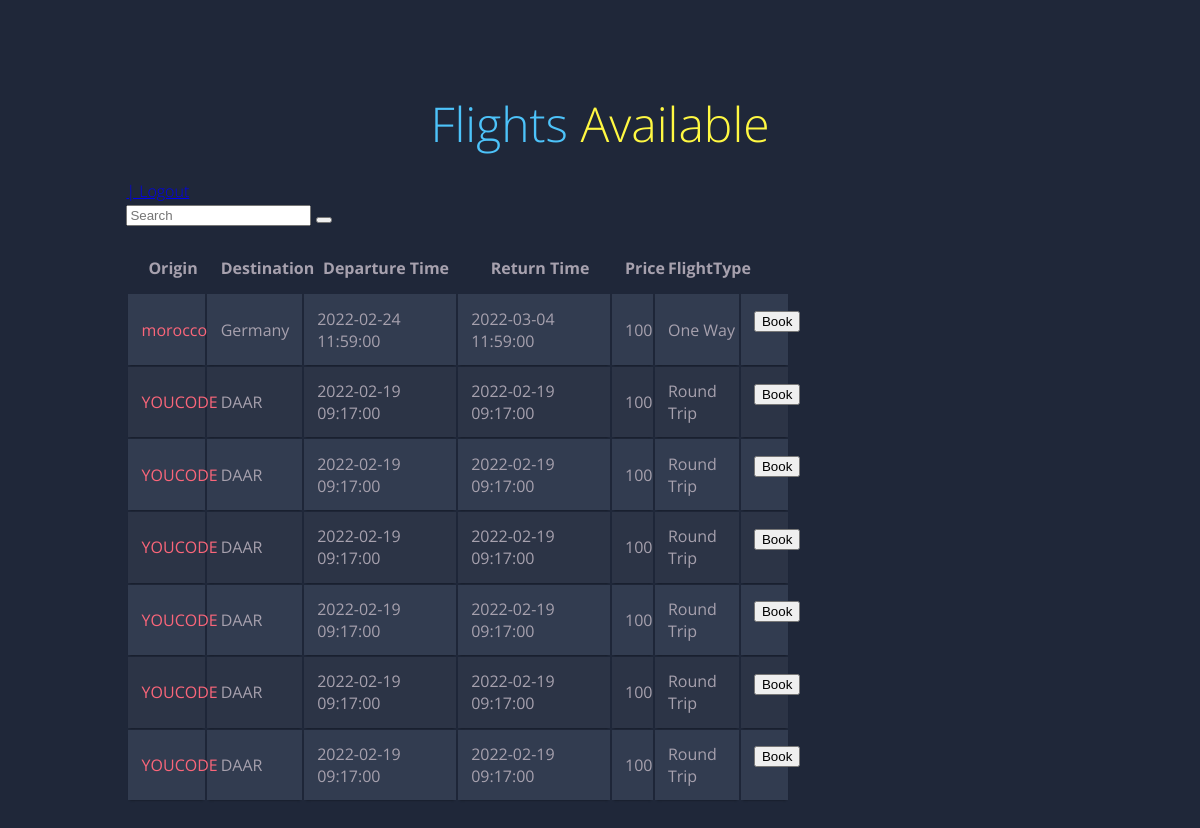
Screenshot of /app/Views/reserve with the database file from the repository.
### tables this page shows
CREATE TABLE IF NOT EXISTS `flight` (
  `id` int(255) NOT NULL AUTO_INCREMENT,
  `origin` varchar(255) NOT NULL,
  `destination` varchar(255) NOT NULL,
  `dep_time` datetime NOT NULL,
  `return_time` datetime DEFAULT NULL,
  `price` int(255) NOT NULL,
  `nbrSeats` int(255) NOT NULL,
  `nbrSeatsReserved` int(255) NOT NULL DEFAULT '0',
  `flighttype` varchar(25) NOT NULL DEFAULT '1',
  PRIMARY KEY (`id`)
);

### app/database/DB.php (called while the page is built)
<?php
class DB
{
	static public function connect()
	{
		$db = new PDO("mysql:host=localhost;dbname=mvc", "root", "");
		$db->exec("set names utf8");
		$db->setAttribute(PDO::ATTR_ERRMODE, PDO::ERRMODE_WARNING);
		return $db;
	}
}

### app/Models/flight.php (called while the page is built, shortened)
<?php
class Flight
{
    static public function getAll()
    {
        $stmt = DB::connect()->prepare('SELECT * FROM flight');
        $stmt->execute();
        return $stmt->fetchAll();
    }
}

### app/Controllers/FlightController.php (called while the page is built, shortened)
<?php
class FlightController
{
    public function getAllFlights()
    {
        $flights = Flight::getAll();
        return $flights;
    }
}

### app/Views/reserve.php (the view, shortened to what this page needs)
<?php
if (isset($_POST['find'])) {
    $data = new FlightController();
    $flights = $data->findFlight();
} else {
    $data = new FlightController();
    $flights = $data->getAllFlights();
}
?>
<head>
    <link rel="stylesheet" href="./views/includes/css/styles.css">
</head>
<h1><span class="blue"></span>Flights<span class="blue"></span> <span class="yellow">Available</span>
</h1>
<div class="container">
    <div class="row mt-4">
        <div class="table-responsive">
            <div class="col-md-14 mx-auto">
                <a href="<?php echo BASE_URL; ?>logout" title="Logout" class="btn btn-outline-primary float-end">
                </a>
                <form method="post" class="float-end mb-2 d-flex flew-row">
                    <input type="text" class="form-control" placeholder="Search" name="search">
                    <button type="submit"><i class="fa fa-search"></i></button>
                </form>
                <table class="table table-dark">
                    <thead>
                        <tr>
                            <th scope="col"><i class="bi bi-geo-alt"></i> Origin</th>
                            <th scope="col"><i class="bi bi-geo-alt"></i> Destination</th>
                            <th scope="col"><i class="bi bi-clock"></i> Departure Time</th>
                            <th scope="col"><i class="bi bi-arrow-return-left"></i> Return Time</th>
                            <th scope="col"><i class="bi bi-currency-dollar"></i>Price</th>
                            <th scope="col"><i class="fa fa-location-arrow"></i> FlightType</th>
                        </tr>
                    </thead>
                    <tbody>
                        <?php foreach ($flights as $flight) : ?>
                            <tr>
                                <td scope="col"><?php echo $flight['origin']; ?>
                                <td><?php echo $flight['destination']; ?></td>
                                <td><?php echo $flight['dep_time']; ?></td>
                                <td><?php echo $flight['return_time']; ?></td>
                                <td><?php echo $flight['price']; ?></td>
                                <td>
                                    <?php echo $flight['flighttype']
                                        ?
                                        '<span class="badge bg-secondary">One Way</span>'
                                        :
                                        '<span class="badge bg-success">Round Trip</span>'; ?></td>
                                <td class="d-flex flex-row">
                                    <form method="post" class="me-2" action="addpassenger">
                                        <button class="btn btn btn-info">Book</button>
                                    </form>
                                </td>
                            </tr>
                        <?php endforeach ?>
                    </tbody>
                </table>
            </div>
        </div>
    </div>
</div>

### app/Views/includes/css/styles.css (style rules this page uses)
h1 { font-size: 3em; font-weight: 300; line-height: 1em; text-align: center; color: #4dc3fa; }
.yellow { color: #fff842; }
.container td { font-weight: normal; font-size: 1em; -webkit-box-shadow: 0 2px 2px -2px #0e1119; -moz-box-shadow: 0 2px 2px -2px #0e1119; box-shadow: 0 2px 2px -2px #0e1119; }
.container { text-align: left; overflow: hidden; width: 80%; margin: 0 auto; display: table; padding: 0 0 8em 0; }
.container td, .container th { padding-bottom: 2%; padding-top: 2%; padding-left: 2%; }
.container tr:nth-child(odd) { background-color: #323c50; }
.container tr:nth-child(even) { background-color: #2c3446; }
.container th { background-color: #1f2739; }
.container td:first-child { color: #fb667a; }

### rows the page displays
flight: origin "morocco", destination "Germany", dep_time "2022-02-24 11:59:00", return_time "2022-03-04 11:59:00", price "100", flighttype "One Way"
flight: origin "YOUCODE", destination "DAAR", dep_time "2022-02-19 09:17:00", return_time "2022-02-19 09:17:00", price "100", flighttype "Round Trip"
flight: origin "YOUCODE", destination "DAAR", dep_time "2022-02-19 09:17:00", return_time "2022-02-19 09:17:00", price "100", flighttype "Round Trip"
flight: origin "YOUCODE", destination "DAAR", dep_time "2022-02-19 09:17:00", return_time "2022-02-19 09:17:00", price "100", flighttype "Round Trip"
flight: origin "YOUCODE", destination "DAAR", dep_time "2022-02-19 09:17:00", return_time "2022-02-19 09:17:00", price "100", flighttype "Round Trip"
flight: origin "YOUCODE", destination "DAAR", dep_time "2022-02-19 09:17:00", return_time "2022-02-19 09:17:00", price "100", flighttype "Round Trip"
flight: origin "YOUCODE", destination "DAAR", dep_time "2022-02-19 09:17:00", return_time "2022-02-19 09:17:00", price "100", flighttype "Round Trip"
